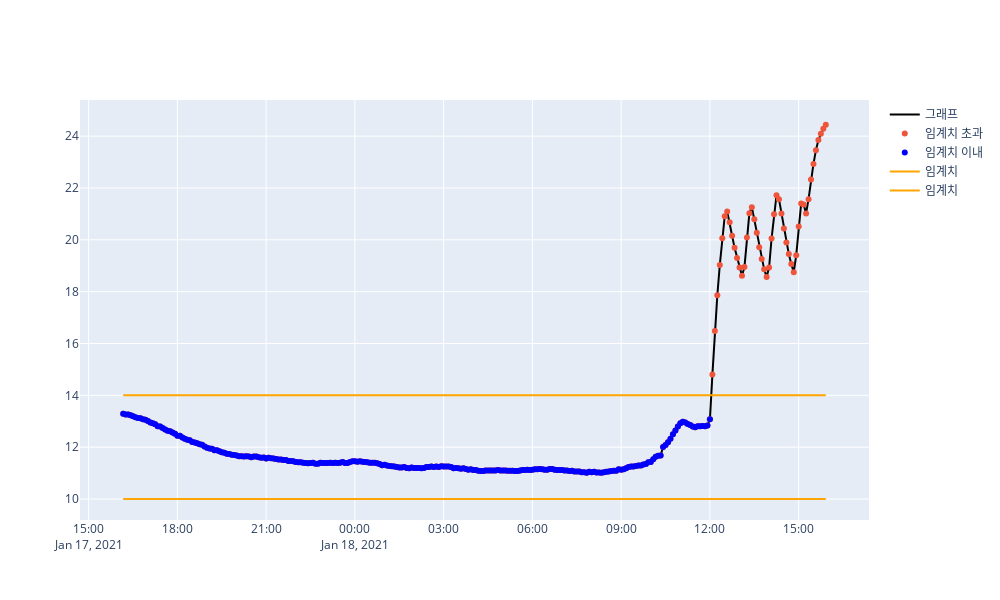

This figure's notebook cell:
### Code cell
up_limit1 = df2[(df2.Temp > 14) | (df2.Temp < 14)]
in_limit1 = df2[(df2.Temp <= 14) & (df2.Temp >= 10)]

fig = go.Figure()
fig.add_trace(go.Scatter(x=df2.Time,y=df2.Temp,mode='lines',name='그래프',line=dict(color='black')))
fig.add_trace(go.Scatter(x=up_limit1.Time,y=up_limit1.Temp,mode='markers',name='임계치 초과'))
fig.add_trace(go.Scatter(x=in_limit1.Time,y=in_limit1.Temp,mode='markers',marker=dict(color='Blue'),name='임계치 이내'))
fig.add_trace(go.Scatter(x=df2.Time,y=[limit_up1] * len(df2.Temp),mode='lines',line=dict(color='Orange'),name='임계치'))
fig.add_trace(go.Scatter(x=df2.Time,y=[limit_down1] * len(df2.Temp),mode='lines',line=dict(color='Orange'),name='임계치'))
fig.update_layout(width=1000,height=600)

### Figure 1 — Plotly figure (JSON) as saved in the notebook; plotly's stock layout.template omitted (floating-point values rounded to 4 significant figures; data arrays with more than 128 entries replaced by an {"elided": "..."} marker saying what was removed)
{"data": [{"line": {"color": "black"}, "mode": "lines", "name": "그래프", "type": "scatter", "x": {"elided": "286 str values"}, "y": {"elided": "286 float values"}}, {"mode": "markers", "name": "임계치 초과", "type": "scatter", "x": {"elided": "286 str values"}, "y": {"elided": "286 float values"}}, {"marker": {"color": "Blue"}, "mode": "markers", "name": "임계치 이내", "type": "scatter", "x": {"elided": "239 str values"}, "y": {"elided": "239 float values"}}, {"line": {"color": "Orange"}, "mode": "lines", "name": "임계치", "type": "scatter", "x": {"elided": "286 str values"}, "y": {"elided": "286 int values"}}, {"line": {"color": "Orange"}, "mode": "lines", "name": "임계치", "type": "scatter", "x": {"elided": "286 str values"}, "y": {"elided": "286 int values"}}], "layout": {"height": 600, "width": 1000}}
